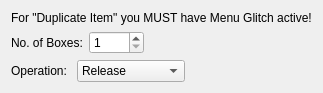
                <widget class="QWidget" name="scrollAreaWidgetContents_11">
                 <property name="geometry">
                  <rect>
                   <x>0</x>
                   <y>0</y>
                   <width>262</width>
                   <height>84</height>
                  </rect>
                 </property>
                 <layout class="QVBoxLayout" name="verticalLayout_29">
                  <item>
                   <widget class="QLabel" name="label_54">
                    <property name="text">
                     <string>For &quot;Duplicate Item&quot; you MUST have Menu Glitch active!</string>
                    </property>
                   </widget>
                  </item>
                  <item>
                   <layout class="QHBoxLayout" name="horizontalLayout_27">
                    <item>
                     <widget class="QLabel" name="label_53">
                      <property name="text">
                       <string>No. of Boxes:</string>
                      </property>
                     </widget>
                    </item>
                    <item>
                     <widget class="QSpinBox" name="SP10_SB_Box">
                      <property name="minimumSize">
                       <size>
                        <width>55</width>
                        <height>0</height>
                       </size>
                      </property>
                      <property name="minimum">
                       <number>1</number>
                      </property>
                      <property name="maximum">
                       <number>40</number>
                      </property>
                     </widget>
                    </item>
                    <item>
                     <spacer name="horizontalSpacer_10">
                      <property name="orientation">
                       <enum>Qt::Horizontal</enum>
                      </property>
                      <property name="sizeHint" stdset="0">
                       <size>
                        <width>40</width>
                        <height>20</height>
                       </size>
                      </property>
                     </spacer>
                    </item>
                   </layout>
                  </item>
                  <item>
                   <layout class="QHBoxLayout" name="horizontalLayout_28">
                    <item>
                     <widget class="QLabel" name="label_55">
                      <property name="text">
                       <string>Operation: </string>
                      </property>
                     </widget>
                    </item>
                    <item>
                     <widget class="QComboBox" name="SP10_CB_Operation">
                      <property name="minimumSize">
                       <size>
                        <width>90</width>
                        <height>0</height>
                       </size>
                      </property>
                      <item>
                       <property name="text">
                        <string>Release</string>
                       </property>
                      </item>
                      <item>
                       <property name="text">
                        <string>Bag Item</string>
                       </property>
                      </item>
                      <item>
                       <property name="text">
                        <string>Duplicate Item</string>
                       </property>
                      </item>
                     </widget>
                    </item>
                    <item>
                     <spacer name="horizontalSpacer_11">
                      <property name="orientation">
                       <enum>Qt::Horizontal</enum>
                      </property>
                      <property name="sizeHint" stdset="0">
                       <size>
                        <width>40</width>
                        <height>20</height>
                       </size>
                      </property>
                     </spacer>
                    </item>
                   </layout>
                  </item>
                  <item>
                   <spacer name="verticalSpacer_9">
                    <property name="orientation">
                     <enum>Qt::Vertical</enum>
                    </property>
                    <property name="sizeHint" stdset="0">
                     <size>
                      <width>20</width>
                      <height>230</height>
                     </size>
                    </property>
                   </spacer>
                  </item>
                 </layout>
                </widget>
